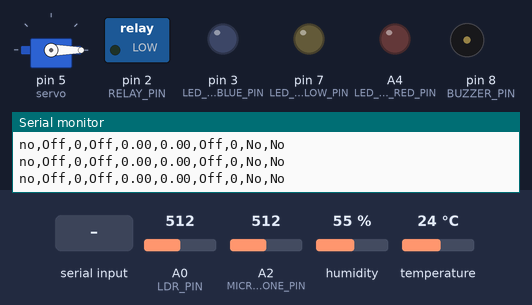
Recording of a sketch running on a simulated Arduino Uno, built with avr-gcc and run on an emulated ATmega328P. Shown: servo, switched loads named in the sketch (green lamp = pin HIGH), output pins drawn as LEDs (lit = HIGH), buzzer (waves = sounding), the last lines printed to the serial monitor. Inputs (shaded band) come from the test bench; at power-on: humidity 55 %, A0 (LDR_PIN) = 512, A2 (MICROPHONE_PIN) = 512, temperature 24 °C. Pins used as bus, display or sensor lines are not drawn.

Above: at 1.2 s.
1.3 s: "2\n" received over Serial
At 3.2 s:
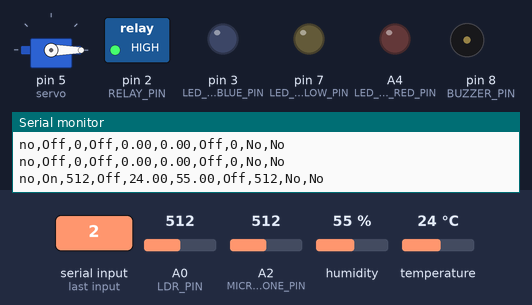
3.5 s: humidity set to 84 %
5.0 s: humidity set to 87 %
At 7.6 s:
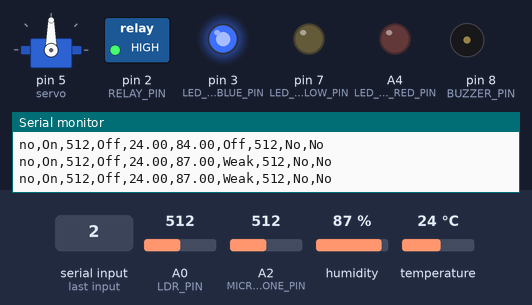
8.1 s: A0 (LDR_PIN) set to 111
9.6 s: A0 (LDR_PIN) set to 93
At 11.2 s:
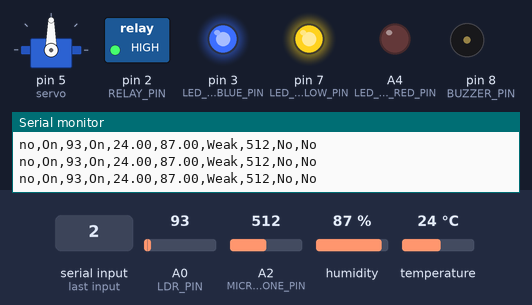
11.5 s: A2 (MICROPHONE_PIN) set to 787
14.6 s: A2 (MICROPHONE_PIN) set to 819
At 26.7 s:
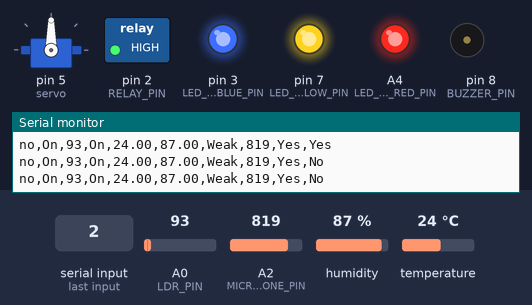
Timing chart, 0 to 50.6 s (numbered marks = the images above; inputs shaded):
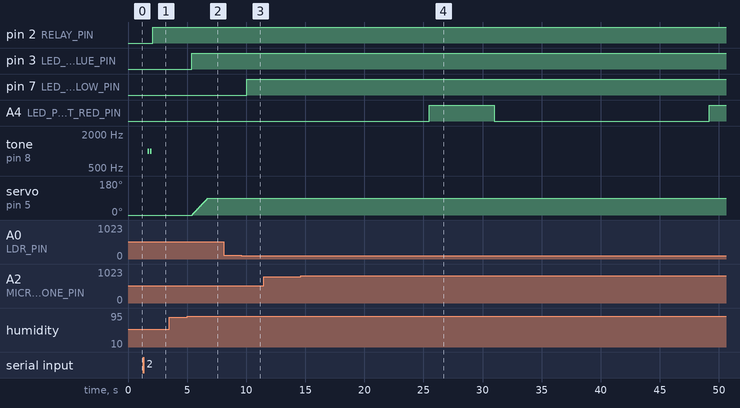

Measured:
- the behaviour switches between 85 and 86 % on humidity (found by bisection; images 1 and 2)
- the behaviour switches between 101 and 100 on A0 (LDR_PIN) (found by bisection; images 2 and 3)
- the behaviour switches between 800 and 801 on A2 (MICROPHONE_PIN) (found by bisection; images 3 and 4)
- after the input at 1.3 s, pin 2 (RELAY_PIN): LOW → HIGH after 0.79 s; tone on pin 8 (BUZZER_PIN): alternates 1000 Hz for 0.10 s and silent for 0.10 s, 4 changes in all, then stays silent, starting after 0.39 s
- after the input at 5.0 s, pin 3 (LED_AIRCOND_BLUE_PIN): LOW → HIGH after 0.40 s; servo on pin 5 (servo): moves from 0° to 90° over 1.3 s, starting after 0.43 s
- after the input at 9.6 s, pin 7 (LED_LIGHT_YELLOW_PIN): LOW → HIGH after 0.45 s
- after the input at 14.6 s, A4 (LED_PUNISHMENT_RED_PIN): LOW → HIGH after 10.9 s, → LOW 5.5 s later, → HIGH 18.2 s later

The sketch:

draft_group5.ino
```cpp
#include "Timer.h"
#include <Servo.h>
#include <dht.h>
#include <SPI.h>
#include <MFRC522.h>

//pins
const int RELAY_PIN = 2;
const int LED_AIRCOND_BLUE_PIN = 3;
const int DHT_PIN = 4;
const int LED_LIGHT_YELLOW_PIN = 7;
const int BUZZER_PIN = 8;
const int RST_PIN = 9;
const int SS_PIN = 10;

const int LDR_PIN = A0;
const int MICROPHONE_PIN = A2;
const int LED_PUNISHMENT_RED_PIN = A4;

//variables
int ldrStatus = 0;
float t;
float h;
int pos = 0;
String airCondStatus = "Off";
int noiseLevel = 0;
bool noiseDetect = false;
bool duringPunish = false;
bool punishTriggered = false;

String tagID = "";

bool electricity = false;

bool lighting = false;

//objects
MFRC522 mfrc522(SS_PIN, RST_PIN);
dht DHT;
Servo servo;
Timer timer;


void setup() {
  // put your setup code here, to run once:
  Serial.begin(9600);

  //rfid setup
  SPI.begin();
  mfrc522.PCD_Init();
  //mfrc522.PCD_DumpVersionToSerial();  // Show details of PCD - MFRC522 Card Reader details
  //Serial.println(F("Scan PICC to see UID, SAK, type, and data blocks..."));

  //pinMode
  pinMode(BUZZER_PIN, OUTPUT);
  pinMode(LED_LIGHT_YELLOW_PIN, OUTPUT);
  pinMode(LED_AIRCOND_BLUE_PIN, OUTPUT);
  pinMode(LDR_PIN, INPUT);
  pinMode(RELAY_PIN, OUTPUT);
  pinMode(MICROPHONE_PIN, INPUT);
  pinMode(LED_PUNISHMENT_RED_PIN, OUTPUT);

  //initialize
  digitalWrite(RELAY_PIN, LOW);
  servo.attach(5);

  for (int c = pos; c >= 0; c -=1) {
    servo.write(c);
    delay(15);
  }

}

void playSoundExit() {
  for (int i=0; i<2; i++) {
    tone(BUZZER_PIN, 1000); // Send 1KHz sound signal...
    delay(100);        // ...for 0.3 sec
    noTone(BUZZER_PIN);     // Stop sound...
    delay(100);        // ...for 0.3 sec
  }
}

void playSoundEnter() {
  tone(BUZZER_PIN, 1000);
  delay(100);
  noTone(BUZZER_PIN);
}

void playSoundNoAccess() {
  tone(BUZZER_PIN, 1000);
  delay(1500);
  noTone(BUZZER_PIN);
}

bool getID() {
  if (!mfrc522.PICC_IsNewCardPresent()) {
    return false;
  }
  if (!mfrc522.PICC_ReadCardSerial()) {
    return false;
  }

  tagID = "";

  for (uint8_t i = 0; i < 4; i++) {
    tagID.concat(String(mfrc522.uid.uidByte[i], HEX));
  }

  tagID.toUpperCase();
  mfrc522.PICC_HaltA();
  return true;
}

void SmartLight() {
  ldrStatus = analogRead(LDR_PIN);
  //Serial.println(ldrStatus);
    if (ldrStatus <= 100 /*250*/) {
      digitalWrite(LED_LIGHT_YELLOW_PIN, HIGH); // If LDR senses darkness led pin high that means led will glow.
      lighting = true;
    }
    else {
      digitalWrite(LED_LIGHT_YELLOW_PIN, LOW); // If LDR senses light led pin low that means led will stop glowing.
      lighting = false;
    }
}

void SmartAirCond() {
  int readDHTData = DHT.read11(DHT_PIN);

  t = DHT.temperature;        // Read temperature //22OC temperature & 57% humidity in A303 IoT lab
  h = DHT.humidity;           // Read humidity

  if (h > 87.00 || t > 30.00){
    digitalWrite(LED_AIRCOND_BLUE_PIN, HIGH);
    airCondStatus = "Strong";

    for (int c = pos; c <= 180; c +=1) {
      servo.write(c);
      delay(15);
    }

    pos = 180;
  }
  else if (h > 85.00 || t > 27.00) {
    digitalWrite(LED_AIRCOND_BLUE_PIN, HIGH);
    airCondStatus = "Weak";

    if (pos > 90) {
      for (int c = pos; c >= 90; c -=1) {
        servo.write(c);
        delay(15);
      }
    }

    if (pos < 90) {
      for (int c = pos; c <= 90; c +=1) {
        servo.write(c);
        delay(15);
      }
    }

    pos = 90;
  }
  else {
    digitalWrite(LED_AIRCOND_BLUE_PIN, LOW);
    airCondStatus = "Off";

    for (int c = pos; c >= 0; c -=1) {
      servo.write(c);
      delay(15);
    }

    pos = 0;
  }
}

void PunitiveAction() {
  noiseLevel = analogRead(MICROPHONE_PIN);

  if (duringPunish == false) {
    if (noiseLevel > 800) {
      duringPunish = true;
      punishTriggered = true;
      timer.oscillate(LED_PUNISHMENT_RED_PIN, 5000, HIGH);
    }
  }
}

void loop() {
  //control from python code and web dashboard
  if(Serial.available()) {
    int serialMsg = Serial.parseInt();

    switch(serialMsg) {
      case 1:
        electricity = true;
        playSoundEnter();
        break;
      case 2:
        electricity = true;
        playSoundExit();
        break;
      case 3:
        electricity = true;
        playSoundNoAccess();
        break;
      case 4:
        electricity = true;
        break;
      case 5:
        electricity = false;
        playSoundEnter();
        break;
      case 6:
        electricity = false;
        playSoundExit();
        break;
      case 7:
        electricity = false;
        playSoundNoAccess();
        break;
      case 8:
        electricity = false;
        break;
    }

  }

  if (electricity) {
    digitalWrite(RELAY_PIN, HIGH);
  }
  else {
    digitalWrite(RELAY_PIN, LOW);
  }

  //rfid

  if (getID()) {
    Serial.print(tagID);
  }
  else {
    Serial.print("no");
  }


  if (digitalRead(RELAY_PIN) == HIGH) {
    //ldr and led
    SmartLight();

    //dht11, led and servomotor
    SmartAirCond();

    //microphone sound and led
    PunitiveAction();
  }
  else {
    //off light
    digitalWrite(LED_LIGHT_YELLOW_PIN, LOW);

    //off aircond
    digitalWrite(LED_AIRCOND_BLUE_PIN, LOW);
    for (int c = pos; c >= 0; c -=1) {
      servo.write(c);
      delay(15);
    }
    pos = 0;

    ldrStatus = 0;
    t = 0.00;
    h = 0.00;
    airCondStatus = "Off";
    noiseLevel = 0;
  }

  //punishment
  if (duringPunish == true) {
    timer.update();
  }

  if (digitalRead(LED_PUNISHMENT_RED_PIN) == LOW) {
    duringPunish = false;
  }


  Serial.print(",");

  if (electricity == true) { //electricity
    Serial.print("On");
  }
  else {
    Serial.print("Off");
  }

  Serial.print(",");
  Serial.print(ldrStatus);
  Serial.print(",");

  if (lighting == true) { //lighting
    Serial.print("On");
  }
  else {
    Serial.print("Off");
  }

  Serial.print(",");
  Serial.print(t);
  Serial.print(",");
  Serial.print(h);
  Serial.print(",");
  Serial.print(airCondStatus); //air-cond
  Serial.print(",");
  Serial.print(noiseLevel);
  Serial.print(",");

  if (duringPunish == true) {
    Serial.print("Yes");
  }
  else {
    Serial.print("No");
  }

  Serial.print(",");
  if (punishTriggered == true) {
    Serial.println("Yes");
    punishTriggered = false;
  }
  else {
    Serial.println("No");
  }

  delay(500);

}
```
